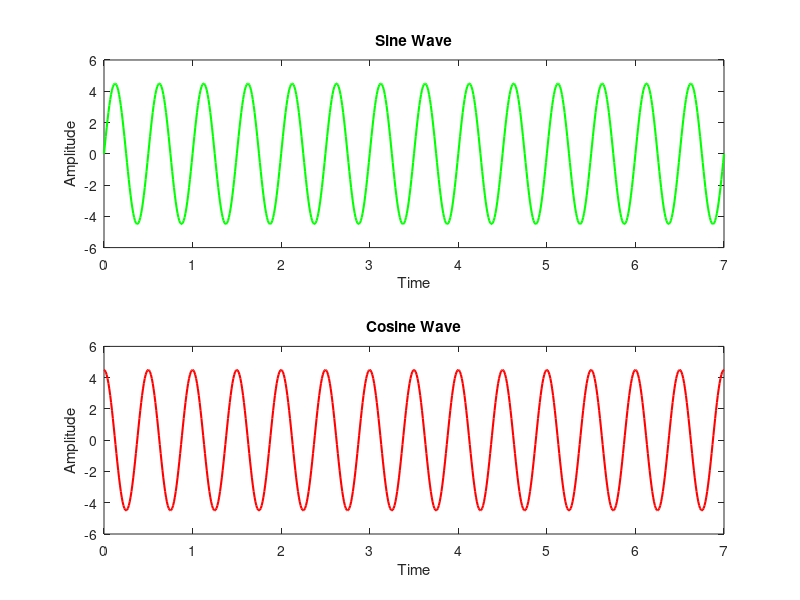

Write the MATLAB code that produced this figure.
clc;
clear all;
close all;
A=4.5;
f=2; 
Q=0;
t = 0:0.01:7; 
sin = A*sin(2*pi*f*t+Q);
cos= A*cos(2*pi*f*t+Q);
figure;
subplot(2,1,1);
plot(t, sin, 'g', 'linewidth', 1.5);
title('Sine Wave');
xlabel('Time');
ylabel('Amplitude');
grid off;
subplot(2,1,2);
plot(t, cos, 'r', 'linewidth', 1.5);
title('Cosine Wave');
xlabel('Time');
ylabel('Amplitude');